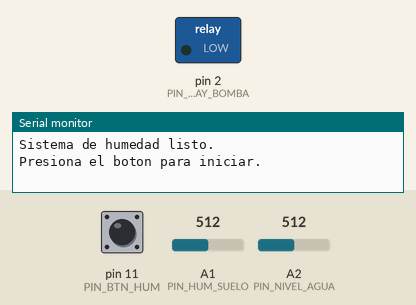
This sketch was run on a simulated Arduino Uno, built with avr-gcc and run on an emulated ATmega328P. Shown: switched loads named in the sketch (green lamp = pin HIGH), the last lines printed to the serial monitor. Dashed ring = blinking. The inputs (shaded band) are chosen by the test bench; at power-on: pin 11 (PIN_BTN_HUM) HIGH, A1 (PIN_HUM_SUELO) = 512, A2 (PIN_NIVEL_AGUA) = 512.

Above: at 1.2 s.
1.3 s: pin 11 (PIN_BTN_HUM) pulled LOW for 0.15 s
2.9 s: pin 11 (PIN_BTN_HUM) pulled LOW for 1 s
5.4 s: pin 11 (PIN_BTN_HUM) driven LOW
8.4 s: A1 (PIN_HUM_SUELO) set to 658
9.9 s: A1 (PIN_HUM_SUELO) set to 681
At 10.73 s:
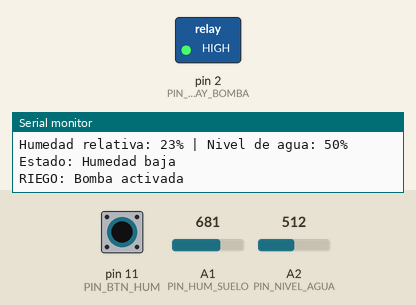
12.9 s: A2 (PIN_NIVEL_AGUA) set to 120
15.9 s: A2 (PIN_NIVEL_AGUA) set to 102
At 16.3 s:
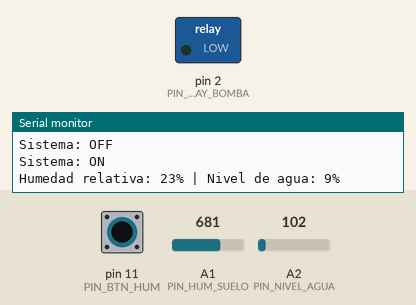
Timing chart, 0 to 18.9 s (numbered marks = the images above; inputs shaded):
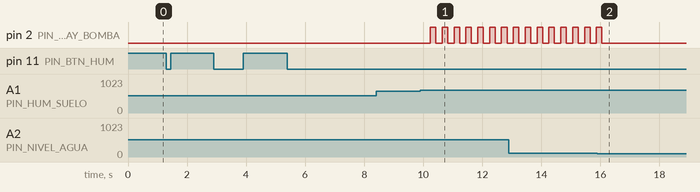

Measured:
- the behaviour switches between 665 and 666 on A1 (PIN_HUM_SUELO) (found by bisection; images 0 and 1)
- the behaviour switches between 113 and 112 on A2 (PIN_NIVEL_AGUA) (found by bisection; images 1 and 2)
- after the input at 9.9 s, pin 2 (PIN_RELAY_BOMBA): alternates HIGH for 0.19 s and LOW for 0.22 s, starting after 0.34 s
- after the input at 15.9 s, pin 2 (PIN_RELAY_BOMBA): goes on until 16.1 s, then stays LOW

The sketch:

tinkercad_2_humedad.ino
```cpp
/*
 ============================================================
 INVERNADERO INTELIGENTE
 Subsistema 2: Monitoreo de Humedad y Control de Riego
 Simulacion: Tinkercad
 ============================================================
 PINES:
   A1  -> Sensor de humedad de suelo
   A2  -> Potenciometro (simula sensor ultrasonico nivel agua)
   D2  -> Relevador bomba de riego
   D11 -> Pulsador inicio/paro (INPUT_PULLUP)

 CALIBRACION SENSOR SUELO:
   HUM_SECO   = 880  -> 0%
   HUM_HUMEDO = 20   -> 100%
   (Ajustar segun lectura RAW en Tinkercad)

 LOGICA DE RIEGO:
   Humedad < 25% Y nivel agua > 10% -> Activar bomba
   Nivel agua <= 10%                -> Bomba NO activada (proteccion)

 FRECUENCIA DE MUESTREO: 1 medicion por minuto (60000 ms)
 ============================================================
*/

const int PIN_HUM_SUELO   = A1;
const int PIN_NIVEL_AGUA  = A2;
const int PIN_RELAY_BOMBA = 2;
const int PIN_BTN_HUM     = 11;

const int HUM_SECO   = 880;
const int HUM_HUMEDO = 20;

bool sistemaActivo = false;

unsigned long tUltimoDeb = 0;
unsigned long tUltimaHum = 0;

const unsigned long DEBOUNCE_MS  = 200;
const unsigned long INTERVALO_MS = 60000UL;

void setup() {
  Serial.begin(9600);
  pinMode(PIN_RELAY_BOMBA, OUTPUT);
  pinMode(PIN_BTN_HUM,     INPUT_PULLUP);
  digitalWrite(PIN_RELAY_BOMBA, LOW);
  Serial.println("Sistema de humedad listo.");
  Serial.println("Presiona el boton para iniciar.");
}

void loop() {
  unsigned long ahora = millis();

  if (digitalRead(PIN_BTN_HUM) == LOW) {
    if ((ahora - tUltimoDeb) > DEBOUNCE_MS) {
      tUltimoDeb = ahora;
      sistemaActivo = !sistemaActivo;
      tUltimaHum = ahora - INTERVALO_MS;
      Serial.print("Sistema: ");
      Serial.println(sistemaActivo ? "ON" : "OFF");
      if (!sistemaActivo) digitalWrite(PIN_RELAY_BOMBA, LOW);
    }
  }

  if (sistemaActivo && (ahora - tUltimaHum) >= INTERVALO_MS) {
    tUltimaHum = ahora;
    medirHumedad();
  }
}

void medirHumedad() {
  int adcHum  = analogRead(PIN_HUM_SUELO);
  int adcAgua = analogRead(PIN_NIVEL_AGUA);

  int porcentajeHum = map(adcHum, HUM_SECO, HUM_HUMEDO, 0, 100);
  porcentajeHum = constrain(porcentajeHum, 0, 100);

  int nivelAgua = map(adcAgua, 0, 1023, 0, 100);
  nivelAgua = constrain(nivelAgua, 0, 100);

  Serial.print("Humedad relativa: ");
  Serial.print(porcentajeHum);
  Serial.print("% | Nivel de agua: ");
  Serial.print(nivelAgua);
  Serial.println("%");

  if (porcentajeHum < 25) {
    Serial.println("Estado: Humedad baja");
  } else if (porcentajeHum >= 75) {
    Serial.println("Estado: Humedad alta");
  } else {
    Serial.println("Estado: Humedad media");
  }

  if (porcentajeHum < 25) {
    if (nivelAgua > 10) {
      digitalWrite(PIN_RELAY_BOMBA, HIGH);
      Serial.println("RIEGO: Bomba activada");
    } else {
      digitalWrite(PIN_RELAY_BOMBA, LOW);
      Serial.println("ALERTA: Nivel de agua insuficiente. Bomba NO activada.");
    }
  } else {
    digitalWrite(PIN_RELAY_BOMBA, LOW);
  }
}
```
